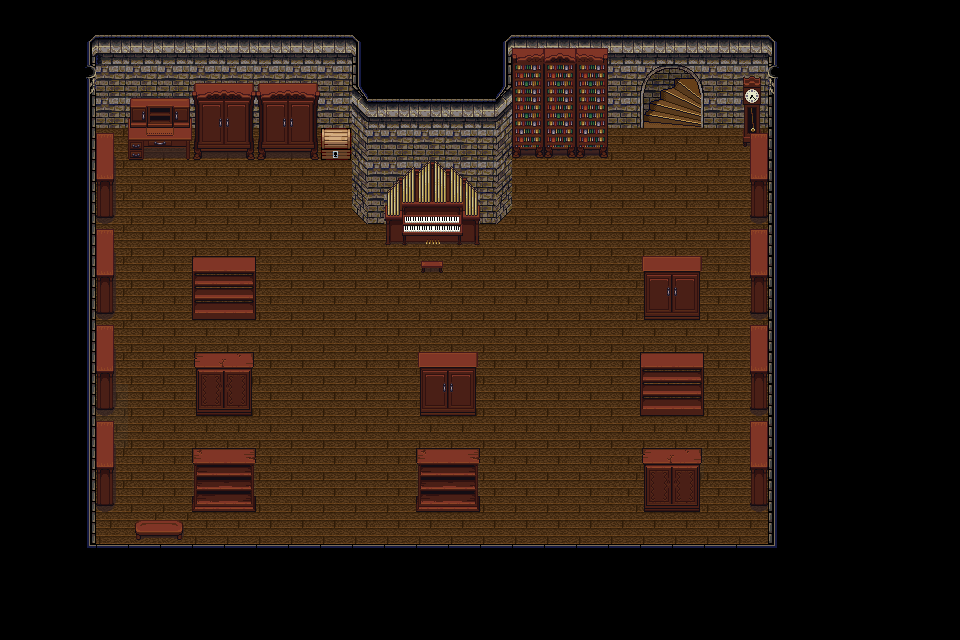

This is a level from a 2D game, rendered from its Tiled map with the project's own tilesets. A one-line summary and the map file follow, with tile-layer data summarised:
An orthogonal 30x20 tile map with 32x32 px tiles, 4 tile layers (Calque de Tuiles 2, Calque de Tuiles 1, Calque de Tuiles 3, Calque de Tuiles 4), 5 tilesets and 38 objects (ExitBarCave, EntranceBarCave, Spawn, CadenasGame).

<map version="1.10" tiledversion="1.11.1" orientation="orthogonal" renderorder="right-down" width="30" height="20" tilewidth="32" tileheight="32" infinite="0" nextlayerid="7" nextobjectid="40">
 <tileset firstgid="1" source="../tsx/stone_house_interiormodif_edit.tsx" />
 <tileset firstgid="257" source="../tsx/lpc-ship-preview.tsx" />
 <tileset firstgid="4345" source="../tsx/dark-wood.tsx" />
 <tileset firstgid="4857" source="../tsx/chest2.tsx" />
 <tileset firstgid="4859" source="../tsx/stone_house_interior.tsx" />
 <layer id="2" name="Calque de Tuiles 2" width="30" height="20">
  <data>[600 cells, 82 non-empty, 5 distinct tile ids]</data>
 </layer>
 <objectgroup id="5" name="Collisions">
  <object id="1" x="386.333" y="224" width="90.6667" height="19.3333" />
  <object id="2" x="368" y="99.6667" width="127" height="123.667" />
  <object id="3" x="495" y="35.3333" width="17" height="173.333" />
  <object id="4" x="351.333" y="35.3333" width="12.6667" height="171.667" />
  <object id="5" x="512" y="35.6667" width="255.333" height="92.3333" />
  <object id="6" x="768" y="35.3333" width="10" height="514.667" />
  <object id="7" x="87" y="544" width="679.667" height="8.33333" />
  <object id="8" x="87" y="35" width="11.6667" height="508" />
  <object id="9" x="99" y="35.3333" width="249.667" height="92.3333" />
  <object id="10" x="129.333" y="127.667" width="61" height="31" />
  <object id="11" x="195.667" y="128.667" width="56.6667" height="30" />
  <object id="12" x="260.333" y="129" width="56.3333" height="28.6667" />
  <object id="13" x="322.667" y="130.333" width="27.6667" height="27.3333" />
  <object id="14" x="422.667" y="265.333" width="19.3333" height="6.66667" />
  <object id="15" x="193.333" y="301" width="62" height="18.6667" />
  <object id="16" x="196" y="399.667" width="55.3333" height="15.6667" />
  <object id="17" x="193" y="495" width="63" height="16.6667" />
  <object id="18" x="137.667" y="525.333" width="43.6667" height="13.6667" />
  <object id="19" x="416.333" y="497" width="63" height="14.6667" />
  <object id="20" x="645.333" y="492.667" width="54" height="17.6667" />
  <object id="22" x="752" y="441.333" width="14.3333" height="62.6667" />
  <object id="23" x="751.667" y="345.667" width="16.3333" height="62.3333" />
  <object id="24" x="751.667" y="247.333" width="16.3333" height="65" />
  <object id="25" x="752" y="154" width="15.6667" height="61.6667" />
  <object id="26" x="744.667" y="128" width="14.6667" height="15.3333" />
  <object id="27" x="514.333" y="128" width="94" height="28.3333" />
  <object id="28" x="645" y="301.333" width="55" height="17.3333" />
  <object id="29" x="641.333" y="395" width="62" height="20.3333" />
  <object id="30" x="420.333" y="396.667" width="55.3333" height="19" />
  <object id="31" x="98.6667" y="159.333" width="14" height="57" />
  <object id="32" x="97.3333" y="249" width="15.6667" height="63.6667" />
  <object id="33" x="98" y="343" width="14.6667" height="65" />
  <object id="34" x="99" y="439" width="13.6667" height="64.6667" />
  <object id="37" x="670.667" y="147.333">
   <point />
  </object>
 </objectgroup>
 <objectgroup id="6" name="Waypoints">
  <object id="35" name="ExitBarCave" x="641.667" y="65.3333" width="61.6667" height="84.6667" />
  <object id="36" name="EntranceBarCave" x="673.333" y="149">
   <point />
  </object>
  <object id="38" name="Spawn" x="671.333" y="142.667">
   <point />
  </object>
  <object id="39" name="CadenasGame" x="320" y="128" width="30.6667" height="53.3333" />
 </objectgroup>
 <layer id="1" name="Calque de Tuiles 1" width="30" height="20">
  <data>[600 cells, 600 non-empty, 58 distinct tile ids]</data>
 </layer>
 <layer id="3" name="Calque de Tuiles 3" width="30" height="20">
  <data>[600 cells, 46 non-empty, 33 distinct tile ids]</data>
 </layer>
 <layer id="4" name="Calque de Tuiles 4" width="30" height="20">
  <data>[600 cells, 8 non-empty, 2 distinct tile ids]</data>
 </layer>
</map>
